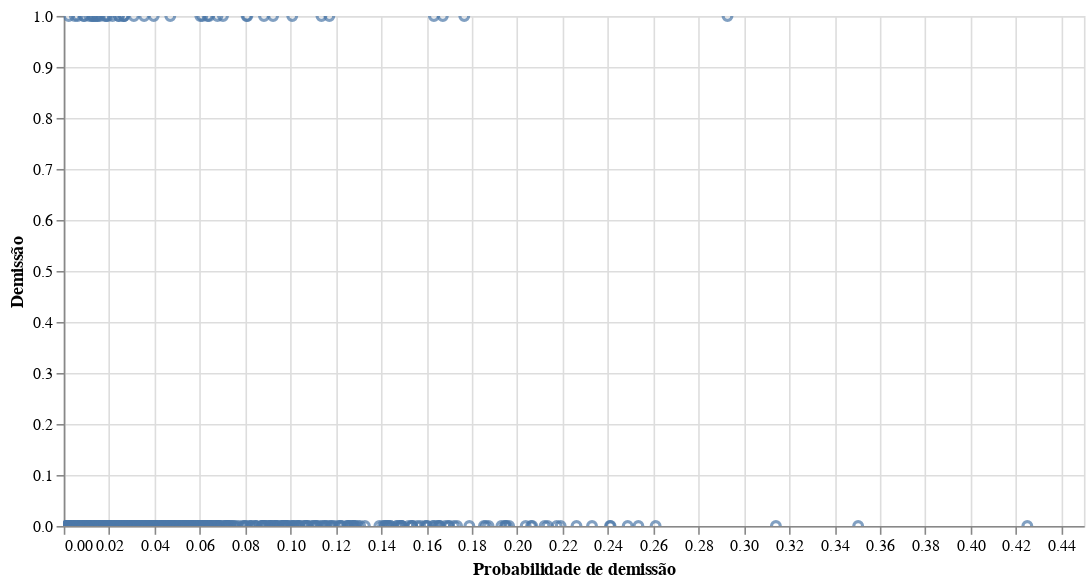

Source (notebook cell):
### Code cell
import altair as alt              # histograma e scatterplot

alt.Chart(predictions_prob).mark_point().encode(
        alt.X('Prob_1',
          title = 'Probabilidade de demissão'),
        alt.Y('demissao',
          title = 'Demissão')).properties(height = 320, width = 640).interactive()

### Figure 1 — Vega-Lite specification as saved in the notebook (floating-point values rounded to 4 significant figures; data arrays with more than 128 entries replaced by an {"elided": "..."} marker saying what was removed)
{"config": {"view": {"continuousWidth": 400, "continuousHeight": 300}}, "data": {"name": "data-34416f324d6cb3ebf73a9b8c8f0faf37"}, "mark": "point", "encoding": {"x": {"type": "quantitative", "field": "Prob_1", "title": "Probabilidade de demissão"}, "y": {"type": "quantitative", "field": "demissao", "title": "Demissão"}}, "height": 320, "selection": {"selector003": {"type": "interval", "bind": "scales", "encodings": ["x", "y"]}}, "width": 640, "$schema": "https://vega.github.io/schema/vega-lite/v4.8.1.json", "datasets": {"data-34416f324d6cb3ebf73a9b8c8f0faf37": {"elided": "1050 records"}}}
